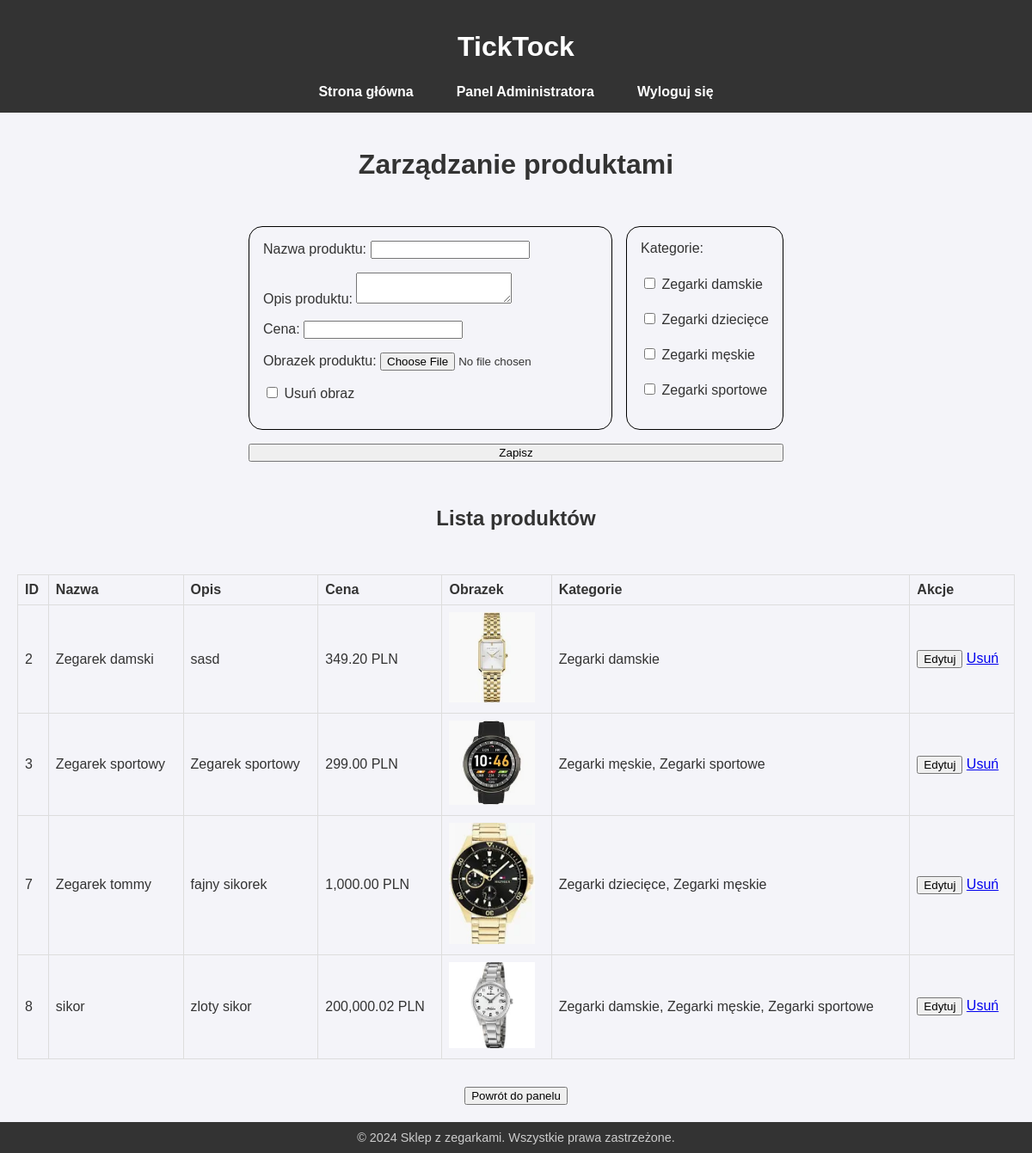
Page /admin_products.php (signed in) on the earlier database version.
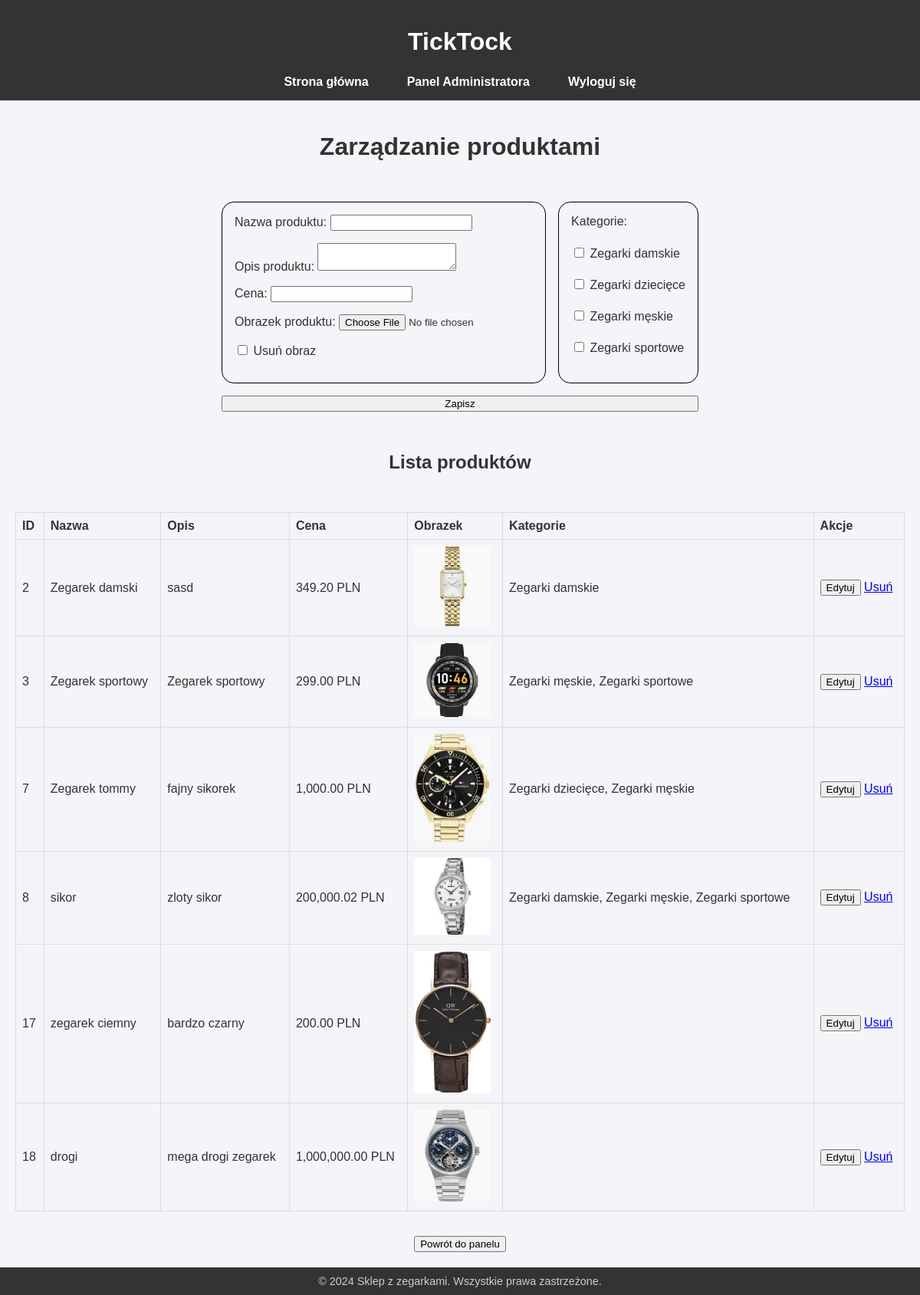
Same page on the later database version.
### tables this page shows
CREATE TABLE `categories` (
  `id` int(11) NOT NULL,
  `name` varchar(255) NOT NULL
);

CREATE TABLE `products` (
  `id` int(11) NOT NULL,
  `name` varchar(255) NOT NULL,
  `description` text DEFAULT NULL,
  `price` decimal(10,2) NOT NULL,
  `image_path` varchar(255) DEFAULT 'uploads/default.png',
  `created_at` timestamp NOT NULL DEFAULT current_timestamp()
);

### admin_products.php (the view, shortened to what this page needs)
<?php
require 'header.php';
$products = $pdo->query("SELECT p.id, p.name, p.description, p.price, p.image_path, GROUP_CONCAT(c.name SEPARATOR ', ') as categories
                         FROM products p
                         LEFT JOIN product_categories pc ON p.id = pc.product_id
                         LEFT JOIN categories c ON pc.category_id = c.id
                         GROUP BY p.id")->fetchAll(PDO::FETCH_ASSOC);
$categories = $pdo->query("SELECT * FROM categories")->fetchAll(PDO::FETCH_ASSOC);
?>
<!DOCTYPE html>
<html lang="pl">
<head>
    <link rel="stylesheet" href="styles.css">
</head>
<body>
    <div style="width: 100%; display: flex; flex-direction: column; gap: 2em; align-items: center;">
        <h1>Zarządzanie produktami</h1>
        <form method="POST" enctype="multipart/form-data" style="display: flex; flex-direction: column; gap: 1em;">
            <div style="display: flex; flex-direction: row; gap: 1em;">
                <div style="display: flex; flex-direction: column; gap: 1em; border: 1px solid black; border-radius: 1em; padding: 1em;">
                    <div>
                        <label>Nazwa produktu: </label>
                        <input type="text" name="name" id="name" required>
                    </div>
                    <div>
                        <label>Opis produktu: </label>
                        <textarea name="description" id="description" required></textarea>
                    </div>
                    <div>
                        <label>Cena: </label>
                        <input type="number" step="0.01" name="price" id="price" required>
                    </div>
                    <div>
                        <label>Obrazek produktu: </label>
                        <input type="file" name="image" id="image">
                    </div>
                    <label>
                        <input type="checkbox" name="clear_image" id="clear_image"> Usuń obraz
                    </label>
                </div>
                <div style="display: flex; flex-direction: column; gap: 0.1em; border: 1px solid black; border-radius: 1em; padding: 1em;">
                    <label>Kategorie:</label><br>
                    <?php foreach ($categories as $category): ?>
                        <label>
                            <input type="checkbox" name="categories[]" value="<?= $category['id'] ?>" class="category-checkbox">
                            <?= htmlspecialchars($category['name']) ?>
                        </label><br>
                    <?php endforeach; ?>
                </div>
            </div>
            <button type="submit">Zapisz</button>
        </form>
        <h2>Lista produktów</h2>
        <table border="1">
            <tr>
                <th>ID</th>
                <th>Nazwa</th>
                <th>Opis</th>
                <th>Cena</th>
                <th>Obrazek</th>
                <th>Kategorie</th>
                <th>Akcje</th>
            </tr>
            <?php foreach ($products as $product): ?>
            <tr>
                <td><?= $product['id'] ?></td>
                <td><?= htmlspecialchars($product['name']) ?></td>
                <td><?= nl2br(htmlspecialchars($product['description'])) ?></td>
                <td><?= number_format($product['price'], 2) ?> PLN</td>
                <td>
                    <?php if ($product['image_path']): ?>
                        <img src="<?= $product['image_path'] ?>" alt="Product Image" width="100">
                    <?php endif; ?>
                </td>
                <td><?= htmlspecialchars($product['categories']) ?></td>
                <td>
                    <button onclick="editProduct(<?= $product['id'] ?>)">Edytuj</button>
                    <a href="admin_products.php?delete=<?= $product['id'] ?>" onclick="return confirm('Czy na pewno chcesz usunąć ten produkt?')">Usuń</a>
                </td>
            </tr>
            <?php endforeach; ?>
        </table>
        <a href="admin_panel.php"><button>Powrót do panelu</button></a>
    </div>
</body>
</html>
<?php require 'footer.php'; ?>

### header.php (shortened to what this page needs)
<!DOCTYPE html>
<html lang="pl">
<head>
    <link rel="stylesheet" href="styles.css">
</head>
<body>
<header>
    <h1>TickTock</h1>
    <nav>
        <ul>
            <li><a href="index.php">Strona główna</a></li>
            <?php if (isset($_SESSION['is_admin']) && $_SESSION['is_admin']): ?>
                <li><a href="admin_panel.php">Panel Administratora</a></li>
            <?php endif; ?>
            <?php if (isset($_SESSION['username'])): ?>
                <li><a href="logout.php">Wyloguj się</a></li>
            <?php else: ?>
                <li><a href="login.php">Zaloguj się</a></li>
                <li><a href="register.php">Rejestracja</a></li>
            <?php endif; ?>
        </ul>
    </nav>
</header>
<main>

### footer.php
</main>
<footer>
    <p>&copy; <?= date("Y") ?> Sklep z zegarkami. Wszystkie prawa zastrzeżone.</p>
</footer>
</body>
</html>

### styles.css (style rules this page uses)
body { font-family: 'Arial', sans-serif; margin: 0; padding: 0; background-color: #f4f4f9; color: #333; display: flex; flex-direction: column; min-height: 100vh; }
header, footer { background-color: #333; color: white; text-align: center; padding: 15px 0; }
header h1, footer p { margin-bottom: 25px; text-align: center; }
nav ul { list-style: none; padding: 0; margin: 0; display: flex; justify-content: center; gap: 20px; }
nav ul li a { color: white; text-decoration: none; font-weight: bold; padding: 10px 15px; transition: background-color 0.3s; border-radius: 5px; }
main { flex: 1; display: flex; flex-direction: column; align-items: center; padding: 20px; }
footer { margin-top: auto; padding: 10px 0; background-color: #333; color: white; text-align: center; }
footer p { margin: 0; font-size: 0.9em; color: #ccc; }
table { width: 100%; border-collapse: collapse; }
th, td { padding: 8px; text-align: left; border: 1px solid #ddd; }
td:nth-child(3) { max-width: 300px; overflow: hidden; text-overflow: ellipsis; white-space: nowrap; }

Differences in the rows shown:
added products: id "17", name "zegarek ciemny", description "bardzo czarny", price "200.00", image_path (picture)
added products: id "18", name "drogi", description "mega drogi zegarek", price "1,000,000.00", image_path (picture)
